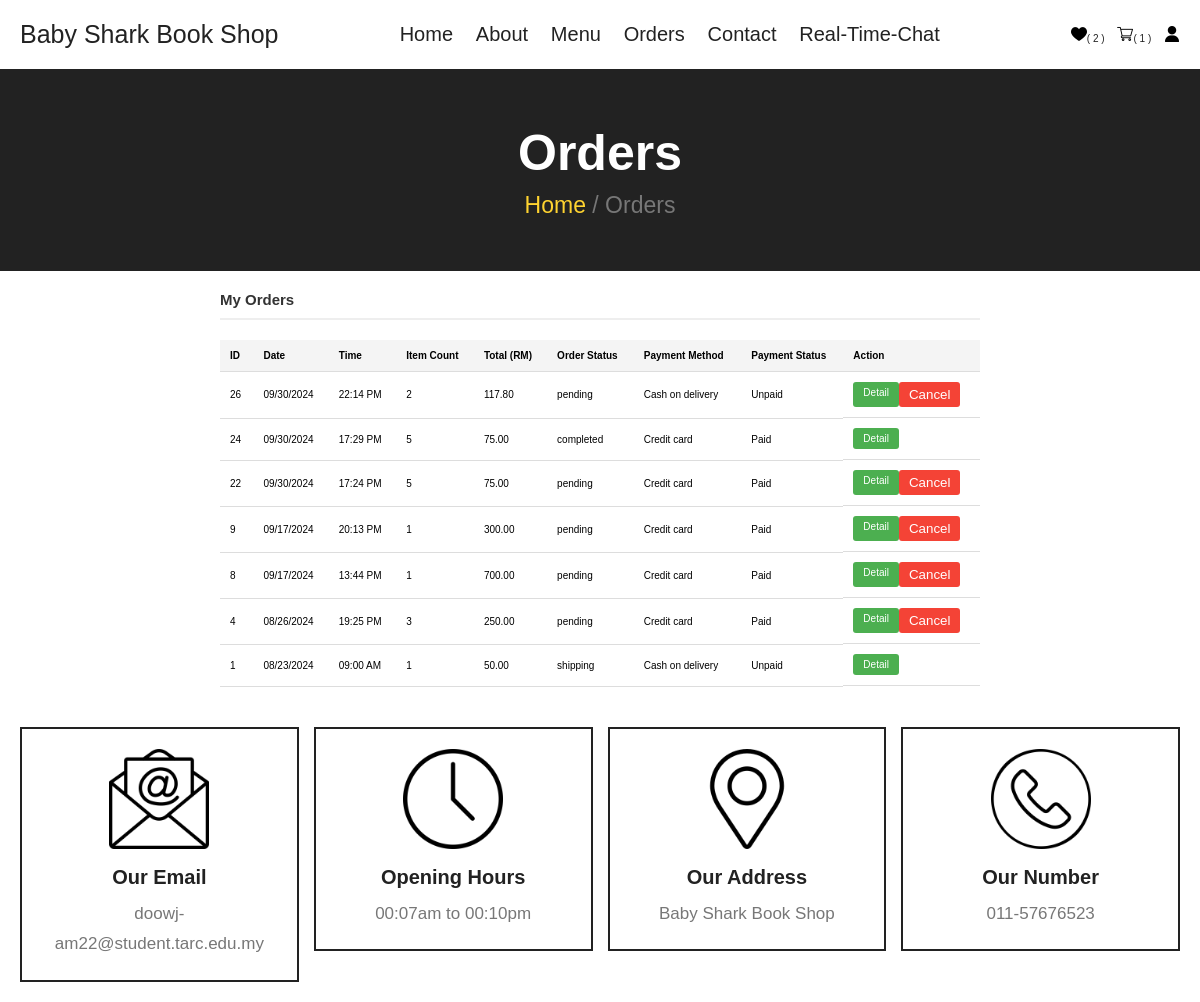
Screenshot of /orders.php (signed in) with the database file from the repository.
### tables this page shows
CREATE TABLE `payment` (
  `id` int(11) NOT NULL,
  `orders_id` int(11) NOT NULL,
  `amount` double NOT NULL,
  `payment_method` varchar(100) NOT NULL,
  `bankAccount` varchar(20) NOT NULL,
  `CVV` varchar(5) NOT NULL,
  `expired_date` date NOT NULL,
  `status` varchar(100) NOT NULL
);

CREATE TABLE `orders` (
  `id` int(11) NOT NULL,
  `member_id` int(11) NOT NULL,
  `date` date NOT NULL,
  `time` time NOT NULL,
  `total_product` int(11) NOT NULL,
  `total_price` double NOT NULL,
  `address` varchar(255) NOT NULL,
  `status` varchar(100) NOT NULL
);

### orders.php (the view, shortened to what this page needs)
<?php
include 'components/_base.php';
$orders_stmt = $_db->prepare("
    SELECT o.id, o.date, o.time,
           o.total_product,
           o.total_price, o.status AS order_status,
           p.payment_method, p.status AS payment_status
    FROM orders o
    LEFT JOIN payment p ON o.id = p.orders_id
    WHERE o.member_id = ?
    ORDER BY o.id DESC
");
$orders_stmt->execute([$_user->id]);
$orders = $orders_stmt->fetchAll(PDO::FETCH_ASSOC);
?>
<!DOCTYPE html>
<html lang="en">
<head>
   <link rel="stylesheet" href="css/style.css">
</head>
<body>
<?php include 'components/user_header.php'; ?>
<div class="heading">
   <h3>Orders</h3>
   <p><a href="index.php">Home</a> <span> / Orders</span></p>
</div>
<div class="orders-container">
    <h2>My Orders</h2>
    <?php if (count($orders) > 0): ?>
        <table>
            <thead>
                <tr>
                    <th>ID</th>
                    <th>Date</th>
                    <th>Time</th>
                    <th>Item Count</th>
                    <th>Total (RM)</th>
                    <th>Order Status</th>
                    <th>Payment Method</th>
                    <th>Payment Status</th>
                    <th>Action</th>
                </tr>
            </thead>
            <tbody>
                <?php foreach ($orders as $order): ?>
                    <tr>
                        <td><?php echo htmlspecialchars($order['id']); ?></td>
                        <td><?php echo date('m/d/Y', strtotime($order['date'])); ?></td>
                        <td><?php echo date('H:i A', strtotime($order['time'])); ?></td>
                        <td><?php echo htmlspecialchars($order['total_product']); ?></td>
                        <td><?php echo number_format($order['total_price'], 2); ?></td>
                        <td><?php echo htmlspecialchars($order['order_status']); ?></td>
                        <td><?php echo ucfirst($order['payment_method']); ?></td>
                        <td><?php echo ucfirst($order['payment_status']); ?></td>
                        <td style="display: flex;">
                            <a href="order_detail.php?order_id=<?php echo urlencode($order['id']); ?>" class="btn-detail">Detail</a>
                            <?php if ($order['order_status'] !== 'shipping' && $order['order_status'] !== 'completed'&& $order['order_status'] !== 'cancelled'): ?>
                                <form id="cancelForm-<?php echo htmlspecialchars($order['id']); ?>" method="POST" style="display: inline;">
                                    <button type="button" class="btn-cancel" onclick="confirmCancel(<?php echo htmlspecialchars($order['id']); ?>)">Cancel</button>
                                </form>
                            <?php endif; ?>
                        </td>
                    </tr>
                <?php endforeach; ?>
            </tbody>
        </table>
    <?php else: ?>
        <p>No orders found.</p>
    <?php endif; ?>
</div>
<?php include 'components/footer.php'; ?>
</body>
</html>

### css/style.css (style rules this page uses)
:root { --yellow:#fed330; --red:#e74c3c; --white:#fff; --black:#222; --light-color:#777; --border:.2rem solid var(--black); }
* { font-family: Arial, Helvetica, sans-serif; margin:0; padding:0; box-sizing: border-box; outline: none; border: none; text-decoration: none; }
html { font-size: 62.5%; overflow-x: hidden; scroll-behavior: smooth; stop-opacity: 7rem; }
.heading { display: flex; align-items: center; justify-content: center; gap:1rem; flex-flow: column; background-color: var(--black); min-height: 20rem; }
.heading h3 { font-size: 5rem; color:var(--white); text-transform: capitalize; }
.heading p { font-size: 2.3rem; color:var(--light-color); }
.heading p a { color:var(--yellow); }
.orders-container { max-width: 800px; margin: 0 auto; font-family: Arial, sans-serif; padding: 20px; }
.orders-container h2 { color: #333; border-bottom: 2px solid #eee; padding-bottom: 10px; margin-bottom: 20px; }
.btn-detail { padding: 5px 10px; color: #fff; background-color: #4CAF50; text-decoration: none; border-radius: 3px; }
.btn-cancel { padding: 5px 10px; color: #fff; background-color: #f44336; text-decoration: none; border-radius: 3px; }
table { width: 100%; border-collapse: collapse; margin-top: 20px; }
th, td { padding: 10px; text-align: left; border-bottom: 1px solid #ddd; }
th { background-color: #f4f4f4; }

### rows the page displays
payment: orders "26", orders.date "09/30/2024", orders.time "22:14 PM", orders.total_product "2", orders.total_price "117.80", orders.status "pending", payment_method "Cash on delivery", status "Unpaid"
payment: orders "24", orders.date "09/30/2024", orders.time "17:29 PM", orders.total_product "5", orders.total_price "75.00", orders.status "completed", payment_method "Credit card", status "Paid"
payment: orders "22", orders.date "09/30/2024", orders.time "17:24 PM", orders.total_product "5", orders.total_price "75.00", orders.status "pending", payment_method "Credit card", status "Paid"
payment: orders "9", orders.date "09/17/2024", orders.time "20:13 PM", orders.total_product "1", orders.total_price "300.00", orders.status "pending", payment_method "Credit card", status "Paid"
payment: orders "8", orders.date "09/17/2024", orders.time "13:44 PM", orders.total_product "1", orders.total_price "700.00", orders.status "pending", payment_method "Credit card", status "Paid"
payment: orders "4", orders.date "08/26/2024", orders.time "19:25 PM", orders.total_product "3", orders.total_price "250.00", orders.status "pending", payment_method "Credit card", status "Paid"
payment: orders "1", orders.date "08/23/2024", orders.time "09:00 AM", orders.total_product "1", orders.total_price "50.00", orders.status "shipping", payment_method "Cash on delivery", status "Unpaid"

### other values shown
$total_favorites_items "2"
$total_cart_items "1"
